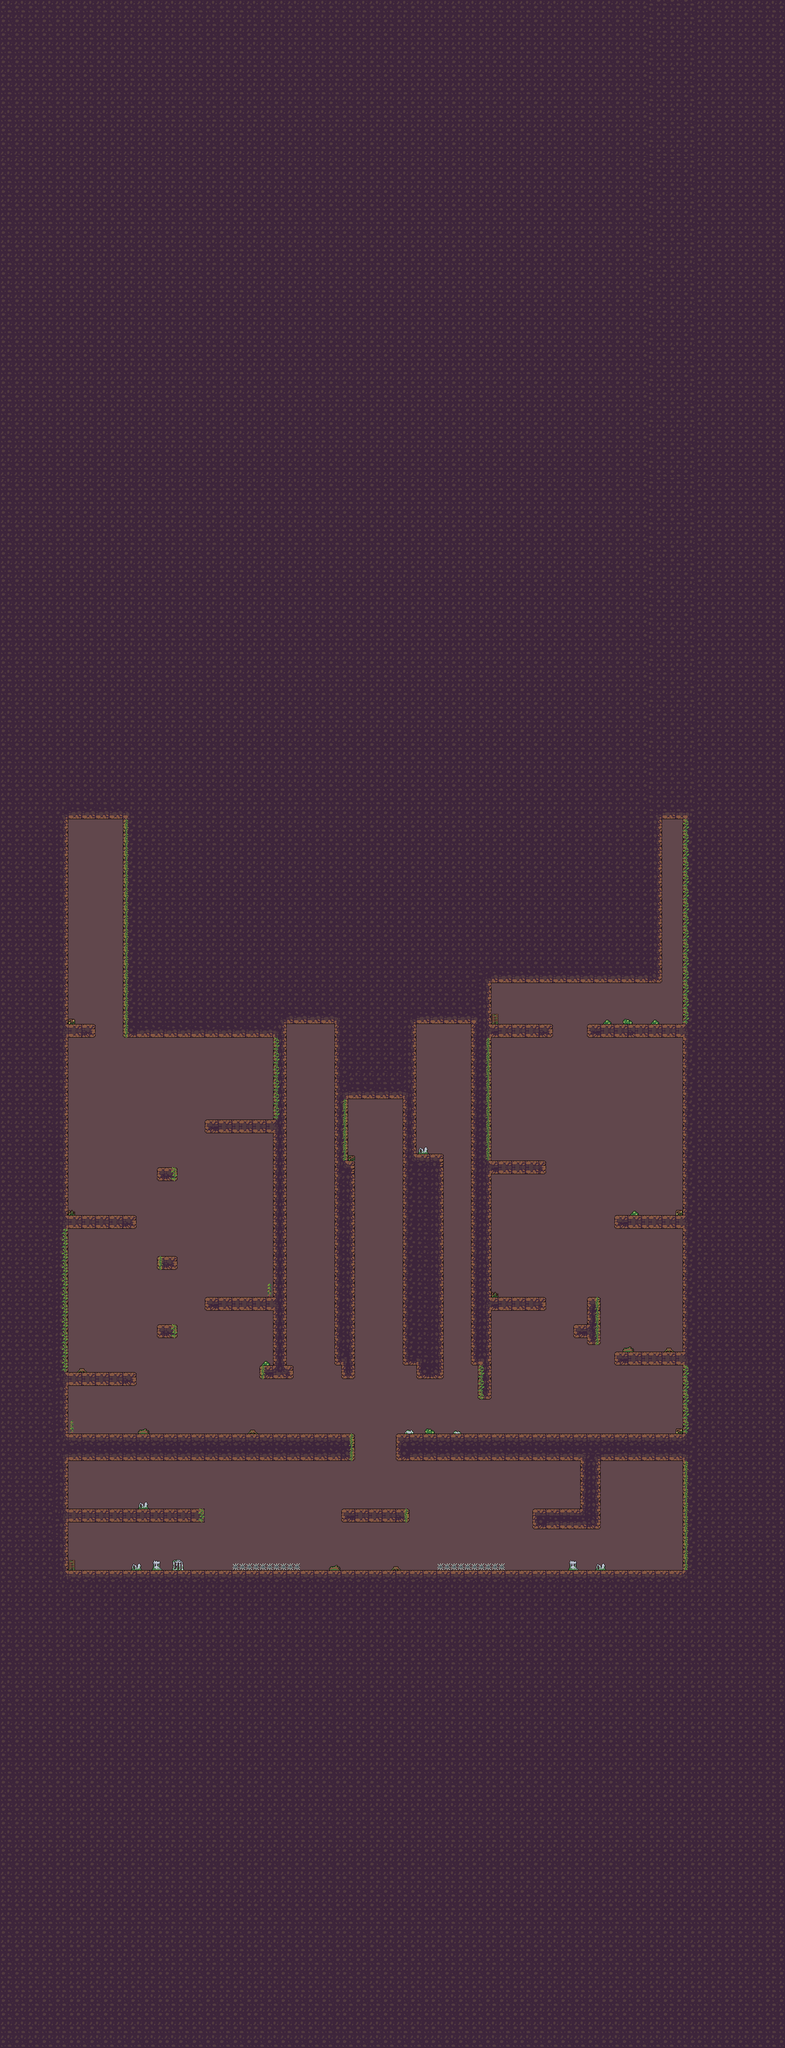

This is a level from a 2D game, rendered from its Tiled map with the project's own tilesets. A one-line summary and the map file follow, with tile-layer data summarised:
An orthogonal 115x300 tile map with 16x16 px tiles, 3 tile layers (bg, tiles, decor), 1 hidden layer not drawn, 3 tilesets and 23 objects (6x golem_enemy, 4x orc_enemy, 3x weapon, 2x ouch, player, ...).

<map version="1.10" tiledversion="1.10.2" orientation="orthogonal" renderorder="right-down" width="115" height="300" tilewidth="16" tileheight="16" infinite="0" nextlayerid="8" nextobjectid="30">
 <tileset firstgid="1" source="../hackceler_tiles.tsx" />
 <tileset firstgid="121" source="../spike.tsx" />
 <tileset firstgid="1321" source="ruins_tileset.tsx" />
 <layer id="6" name="bg" width="115" height="300">
  <data>[34500 cells, 21850 non-empty, 1 distinct tile ids]</data>
 </layer>
 <layer id="1" name="tiles" width="115" height="300">
  <data>[34500 cells, 28297 non-empty, 61 distinct tile ids]</data>
 </layer>
 <layer id="7" name="decor" width="115" height="300">
  <data>[34500 cells, 240 non-empty, 35 distinct tile ids]</data>
 </layer>
 <layer id="4" name="platforms" width="115" height="300" visible="0">
  <data>[34500 cells, 1431 non-empty, 1 distinct tile ids]</data>
 </layer>
 <objectgroup id="5" name="objects">
  <object id="1" name="player" x="1576" y="2000" />
  <object id="2" name="trapped_jessse_npc" x="592" y="2604">
   <properties>
    <property name="stars" type="int" value="1" />
    <property name="walk_data" value="2000,W100,E100" />
   </properties>
  </object>
  <object id="3" name="trapped_raibbit_npc" x="1520" y="3588">
   <properties>
    <property name="stars" type="int" value="2" />
   </properties>
  </object>
  <object id="4" name="golem_enemy" x="1232" y="2368">
   <properties>
    <property name="respawn" type="bool" value="true" />
   </properties>
   <point />
  </object>
  <object id="5" name="golem_enemy" x="1552" y="2816">
   <properties>
    <property name="walk_data" value="2000,W100,E100" />
   </properties>
   <point />
  </object>
  <object id="6" name="golem_enemy" x="880" y="3504">
   <point />
  </object>
  <object id="7" name="golem_enemy" x="512" y="3008">
   <properties>
    <property name="respawn" type="bool" value="true" />
    <property name="walk_data" value="2000,E100,W100" />
   </properties>
   <point />
  </object>
  <object id="8" name="orc_enemy" x="1248" y="3012">
   <point />
  </object>
  <object id="9" name="orc_enemy" x="432" y="3508">
   <point />
  </object>
  <object id="10" name="orc_enemy" x="544.667" y="3332">
   <properties>
    <property name="walk_data" value="2000,E180,W180" />
   </properties>
   <point />
  </object>
  <object id="11" name="orc_enemy" x="1488" y="3332">
   <properties>
    <property name="respawn" type="bool" value="true" />
    <property name="walk_data" value="2000,W300,E300" />
   </properties>
   <point />
  </object>
  <object id="12" name="block_enemy" x="1136" y="3328">
   <point />
  </object>
  <object id="17" name="portal" x="1312" y="3472" width="20" height="20">
   <properties>
    <property name="dest_x" type="int" value="1008" />
    <property name="dest_y" type="int" value="2655" />
    <property name="x_speed" value="5" />
    <property name="y_speed" type="int" value="5" />
   </properties>
  </object>
  <object id="18" name="ouch" x="1024" y="3664" width="160" height="16.5">
   <properties>
    <property name="damage" type="float" value="5" />
    <property name="min_distance" type="float" value="0" />
   </properties>
  </object>
  <object id="19" name="ouch" x="544" y="3664" width="160" height="16.5">
   <properties>
    <property name="damage" type="float" value="5" />
    <property name="min_distance" type="float" value="0" />
   </properties>
  </object>
  <object id="20" name="fire" x="224" y="2816">
   <properties>
    <property name="min_distance" type="float" value="100" />
   </properties>
   <point />
  </object>
  <object id="23" name="ruins_warp" x="192" y="3536">
   <point />
  </object>
  <object id="25" name="key_gate" x="1264" y="3632">
   <point />
  </object>
  <object id="24" name="weapon" x="1576" y="2136">
   <properties>
    <property name="type" value="short_range_gun" />
   </properties>
   <point />
  </object>
  <object id="26" name="weapon" x="1180.67" y="3011.33">
   <properties>
    <property name="type" value="short_range_gun" />
   </properties>
   <point />
  </object>
  <object id="27" name="weapon" x="231.333" y="3187.33">
   <properties>
    <property name="type" value="gun" />
   </properties>
   <point />
  </object>
  <object id="28" name="golem_enemy" x="766.667" y="3332">
   <properties>
    <property name="damage" type="int" value="25" />
   </properties>
   <point />
  </object>
  <object id="29" name="golem_enemy" x="353.333" y="3332">
   <properties>
    <property name="damage" type="int" value="25" />
   </properties>
   <point />
  </object>
 </objectgroup>
</map>
